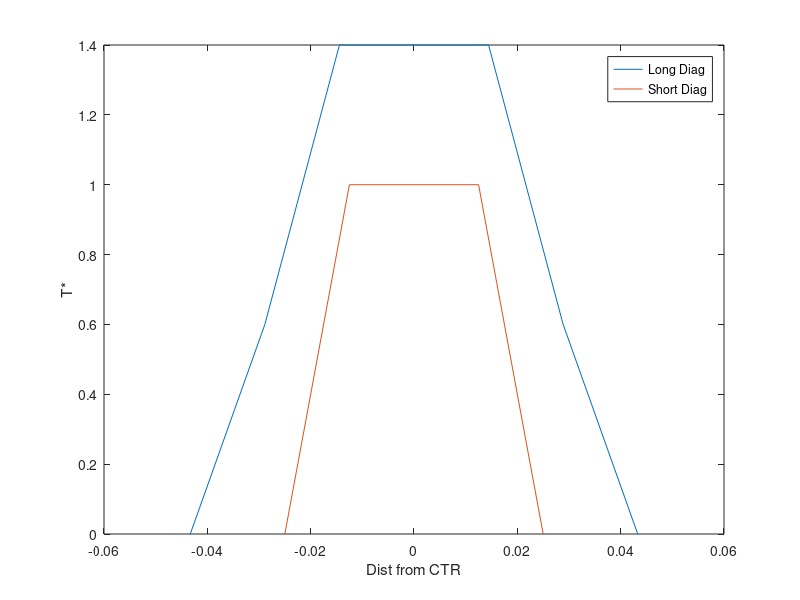

MATLAB code to generate this figure: (Note: this script raises an error after producing the figure.)
% This script is to solve the rhomboidal duct velocity profile. 

L = 5e-2; % The length of the equilateral triangle. 
D_H = sqrt(3) / 2 * L; %Hydrolic Diameter.
mu = 1e-3; % Dynamic Viscosity.
dPdz = 10; % Pressure drop

% For 8 cell schematics, size:
A_f = L/2; 
D_xi = sqrt(3)*L/6;
D_xi_b = sqrt(3)*L/12;
V_0 = sqrt(3) / 16 * L*2;

%Symmetric
b = ones(4,1) * dPdz * V_0;
b = b + [0;0;0;0]; % Boundary condition. Though 0 in this case. 
A = [1 -1 0 0; -1 3 -1 -1; 0 -1 1 0; 0 -1 0 1] * mu * A_f / D_xi;
A = A + diag([2 0 1 1]) * mu * A_f / D_xi_b;

w = zeros(4,1);
w0 = ones(4,1);
while max(max(abs(w-w0))) > 1e-5
    for i = 1:4
        w0 = w;
        w(i) = (1/A(i,i))*(b(i)-A(i,:)*w + A(i,i)*w(i));
    end
end

w1 = pinv(A)*b; % for small cell number, use pinv function to check G-S correctness. 

% Symmetric;

w = [w; zeros(4,1)];
w(8:-1:5) = w(1:4);

w_m = sum(w) / 8;
fRe = 2 * dPdz * D_H^2 / w_m / mu;

w_dl = w / w_m;

x_diag1 = [-3:-1,1:3]*D_xi;
w_diag1 = [0,w_dl(8),w_dl(7),w_dl(2),w_dl(1),0];
x_diag2 = [-2,-1,1,2]*L/4;
w_diag2 = [0, (w_dl(3)+w_dl(5))/2, (w_dl(6)+w_dl(4))/2, 0];
figure(1);
plot(x_diag1,w_diag1,x_diag2,w_diag2);
legend('Long Diag', 'Short Diag');
xlabel('Dist from CTR');
ylabel('T*');


% Fitting
Loc_x = [0,1.25,1,0.75,1,0.5,0.75,0.5,0.25,1.5,0.5,1];
Loc_y = [0 5 4 5 2 4 1 2 1 6,6,0]*sqrt(3)/12;
w_dl = [0;w_dl;0;0;0];
f = fit([Loc_x',Loc_y'],w_dl,'poly23');
figure(2);
plot(f,[Loc_x',Loc_y'],w_dl);
zlabel('T*');


x = (0:24)/16;
y1 = sqrt(3)/3*x;
x_ = 0.5+(0:20)/40;
y2 = sqrt(3)*(1-x_);
p00 = -0.05882;       %The following coefs are from printing f=fit(). 
p10 =       2.965;  
p01 =       1.712; 
p20 =      -2.918;  
p11 =        3.26;  
p02 =        -4.8;  
p21 =   9.375e-15;  
p12 =  -2.172e-15;  
p03 =   -1.54e-14;
w_diag1 = p00 + p10*x + p01*y1 + p20*x.^2 + p11*x.*y1 + p02*y1.^2 + p21*x.^2.*y1 + p12*x.*y1.^2 + p03*y1.^3;
w_diag2 = p00 + p10*x_ + p01*y2 + p20*x_.^2 + p11*x_.*y2 + p02*y2.^2 + p21*x_.^2.*y2 + p12*x_.*y2.^2 + p03*y2.^3;
figure(3);
plot((-12:12)*sqrt(3)*L/24,w_diag1,(-10:10)/20*L,w_diag2);
legend('Fit long diag','Fit short diag');
xlabel('Dist from CTR');
ylabel('T*');
